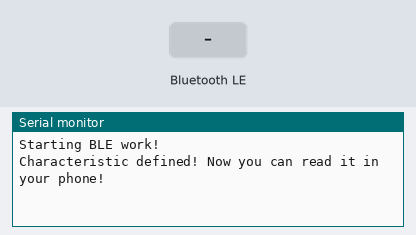
This sketch was run on a simulated ESP32. On the bench: the last lines printed to the serial monitor. Inputs (shaded band) come from the test bench. Nothing arrives over Bluetooth unless stated; a phone connects over Bluetooth LE 3 s after start.

Above: at 1.2 s.
1.3 s: Bluetooth LE write "1" received
At 2.0 s:
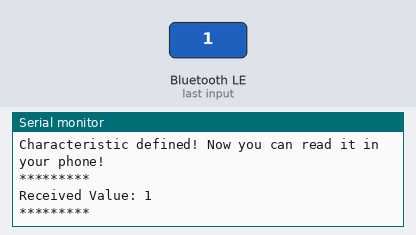
2.8 s: Bluetooth LE write "0" received
At 3.2 s:
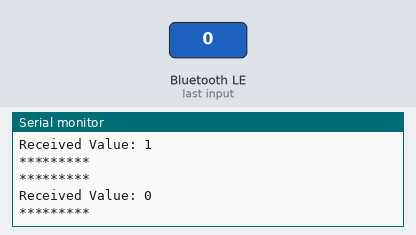
4.3 s: Bluetooth LE write "2" received
At 5.5 s:
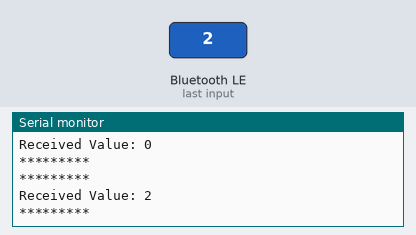

Measured:
- after the input at 1.3 s, the serial monitor: prints a new line at once (image 1)
- after the input at 2.8 s, the serial monitor: prints a new line at once (image 2)
- after the input at 4.3 s, the serial monitor: prints a new line at once (image 3)

The sketch:

BLE_server.ino
```cpp
/*
    Based on Neil Kolban example for IDF: https://github.com/nkolban/esp32-snippets/blob/master/cpp_utils/tests/BLE%20Tests/SampleServer.cpp
    Ported to Arduino ESP32 by Evandro Copercini
    updates by chegewara
*/

#include <BLEDevice.h>
#include <BLEUtils.h>
#include <BLEServer.h>

// See the following for generating UUIDs:
// https://www.uuidgenerator.net/

#define SERVICE_UUID        "6E400001-B5A3-F393-E0A9-E50E24DCCA9E"
#define CHARACTERISTIC_UUID "6E400003-B5A3-F393-E0A9-E50E24DCCA9E"

BLECharacteristic *pCharacteristic;

class MyCallbacks: public BLECharacteristicCallbacks {
    void onWrite(BLECharacteristic *pCharacteristic) {
      std::string rxValue = pCharacteristic->getValue();

      if (rxValue.length() > 0) {
        Serial.println("*********");
        Serial.print("Received Value: ");
        for (int i = 0; i < rxValue.length(); i++)
          Serial.print(rxValue[i]);

        Serial.println();
        Serial.println("*********");
      }
    }
};

void setup() {
  Serial.begin(115200);
  Serial.println("Starting BLE work!");

  BLEDevice::init("TAPP_Fab");
  BLEServer *pServer = BLEDevice::createServer();
  BLEService *pService = pServer->createService(SERVICE_UUID);
  pCharacteristic = pService->createCharacteristic(
                                         CHARACTERISTIC_UUID,
                                         BLECharacteristic::PROPERTY_NOTIFY |
                                         BLECharacteristic::PROPERTY_READ |
                                         BLECharacteristic::PROPERTY_WRITE |
                                         BLECharacteristic::PROPERTY_WRITE_NR
                                       );

  pCharacteristic->setCallbacks(new MyCallbacks());
  pCharacteristic->setValue("Hello World says Neil");

  pService->start();
  // BLEAdvertising *pAdvertising = pServer->getAdvertising();  // this still is working for backward compatibility
  BLEAdvertising *pAdvertising = BLEDevice::getAdvertising();
  pAdvertising->addServiceUUID(SERVICE_UUID);
  pAdvertising->setScanResponse(true);
  pAdvertising->setMinPreferred(0x06);  // functions that help with iPhone connections issue
  pAdvertising->setMinPreferred(0x12);
  BLEDevice::startAdvertising();
  Serial.println("Characteristic defined! Now you can read it in your phone!");
}

void loop() {
  // put your main code here, to run repeatedly:
  delay(2000);
  pCharacteristic->setValue("Hello World says Neil");
}
```
